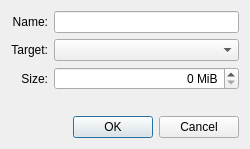
<?xml version="1.0" encoding="UTF-8"?>
<ui version="4.0">
 <class>AddNewAVDDialog</class>
 <widget class="QDialog" name="AddNewAVDDialog">
  <property name="geometry">
   <rect>
    <x>0</x>
    <y>0</y>
    <width>250</width>
    <height>149</height>
   </rect>
  </property>
  <property name="windowTitle">
   <string>Create new AVD</string>
  </property>
  <layout class="QVBoxLayout" name="verticalLayout">
   <item>
    <layout class="QGridLayout" name="gridLayout">
     <item row="0" column="0">
      <widget class="QLabel" name="label">
       <property name="text">
        <string>Name:</string>
       </property>
       <property name="alignment">
        <set>Qt::AlignRight|Qt::AlignTrailing|Qt::AlignVCenter</set>
       </property>
      </widget>
     </item>
     <item row="0" column="1">
      <widget class="QLineEdit" name="nameLineEdit"/>
     </item>
     <item row="1" column="0">
      <widget class="QLabel" name="label_2">
       <property name="text">
        <string>Target:</string>
       </property>
       <property name="alignment">
        <set>Qt::AlignRight|Qt::AlignTrailing|Qt::AlignVCenter</set>
       </property>
      </widget>
     </item>
     <item row="1" column="1">
      <widget class="QComboBox" name="targetComboBox"/>
     </item>
     <item row="2" column="0">
      <widget class="QLabel" name="label_3">
       <property name="text">
        <string>Size:</string>
       </property>
       <property name="alignment">
        <set>Qt::AlignRight|Qt::AlignTrailing|Qt::AlignVCenter</set>
       </property>
      </widget>
     </item>
     <item row="2" column="1">
      <widget class="QSpinBox" name="sizeSpinBox">
       <property name="alignment">
        <set>Qt::AlignRight|Qt::AlignTrailing|Qt::AlignVCenter</set>
       </property>
       <property name="suffix">
        <string> MiB</string>
       </property>
       <property name="minimum">
        <number>0</number>
       </property>
       <property name="maximum">
        <number>9999999</number>
       </property>
      </widget>
     </item>
    </layout>
   </item>
   <item>
    <spacer name="verticalSpacer">
     <property name="orientation">
      <enum>Qt::Vertical</enum>
     </property>
     <property name="sizeHint" stdset="0">
      <size>
       <width>20</width>
       <height>20</height>
      </size>
     </property>
    </spacer>
   </item>
   <item>
    <widget class="QDialogButtonBox" name="buttonBox">
     <property name="orientation">
      <enum>Qt::Horizontal</enum>
     </property>
     <property name="standardButtons">
      <set>QDialogButtonBox::Cancel|QDialogButtonBox::Ok</set>
     </property>
    </widget>
   </item>
  </layout>
 </widget>
 <resources/>
 <connections>
  <connection>
   <sender>buttonBox</sender>
   <signal>accepted()</signal>
   <receiver>AddNewAVDDialog</receiver>
   <slot>accept()</slot>
   <hints>
    <hint type="sourcelabel">
     <x>222</x>
     <y>134</y>
    </hint>
    <hint type="destinationlabel">
     <x>157</x>
     <y>148</y>
    </hint>
   </hints>
  </connection>
  <connection>
   <sender>buttonBox</sender>
   <signal>rejected()</signal>
   <receiver>AddNewAVDDialog</receiver>
   <slot>reject()</slot>
   <hints>
    <hint type="sourcelabel">
     <x>245</x>
     <y>140</y>
    </hint>
    <hint type="destinationlabel">
     <x>249</x>
     <y>148</y>
    </hint>
   </hints>
  </connection>
 </connections>
</ui>
